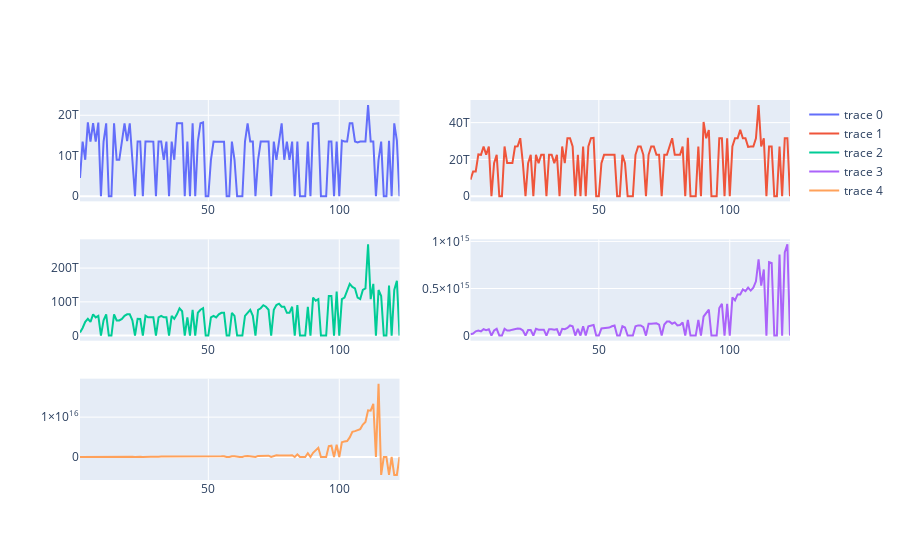

Here is the notebook cell this chart was saved with:
### Code cell
plot_time(tim_ro[0,:,:], tim_gd)
